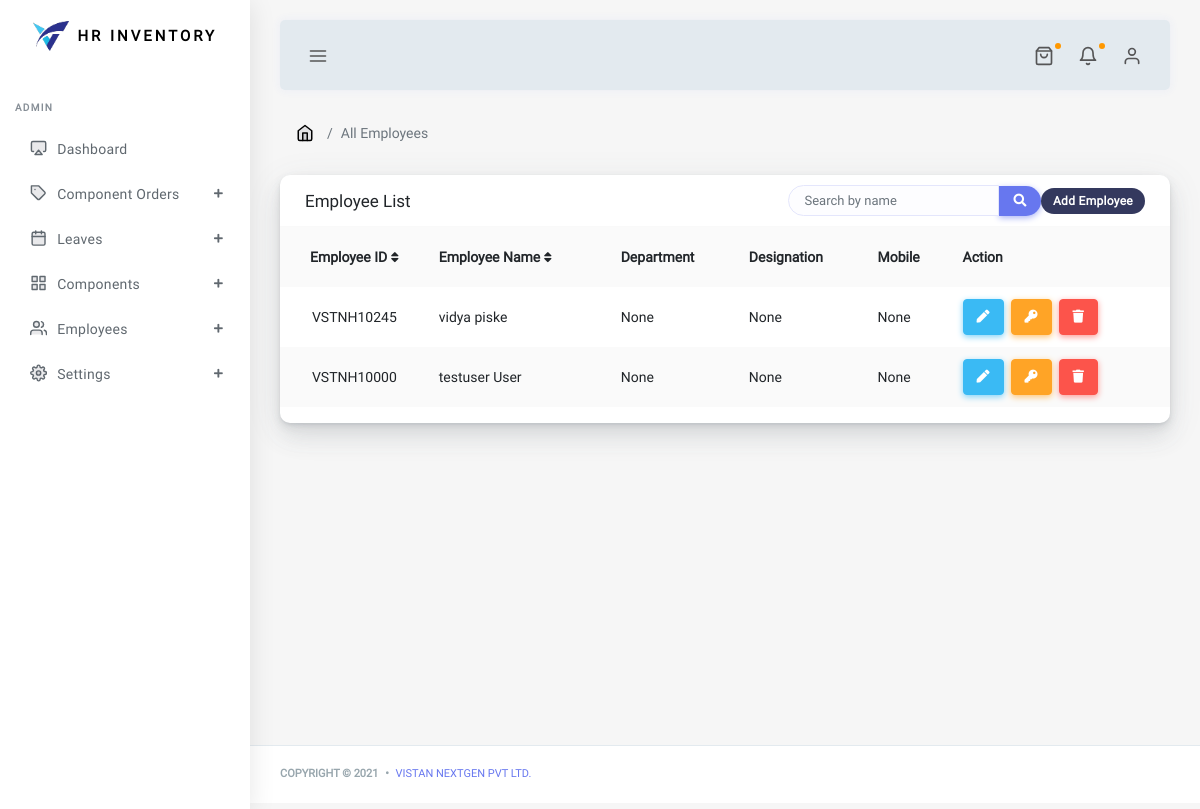
Before: /accounts/all-employees (signed in) with the older database file.
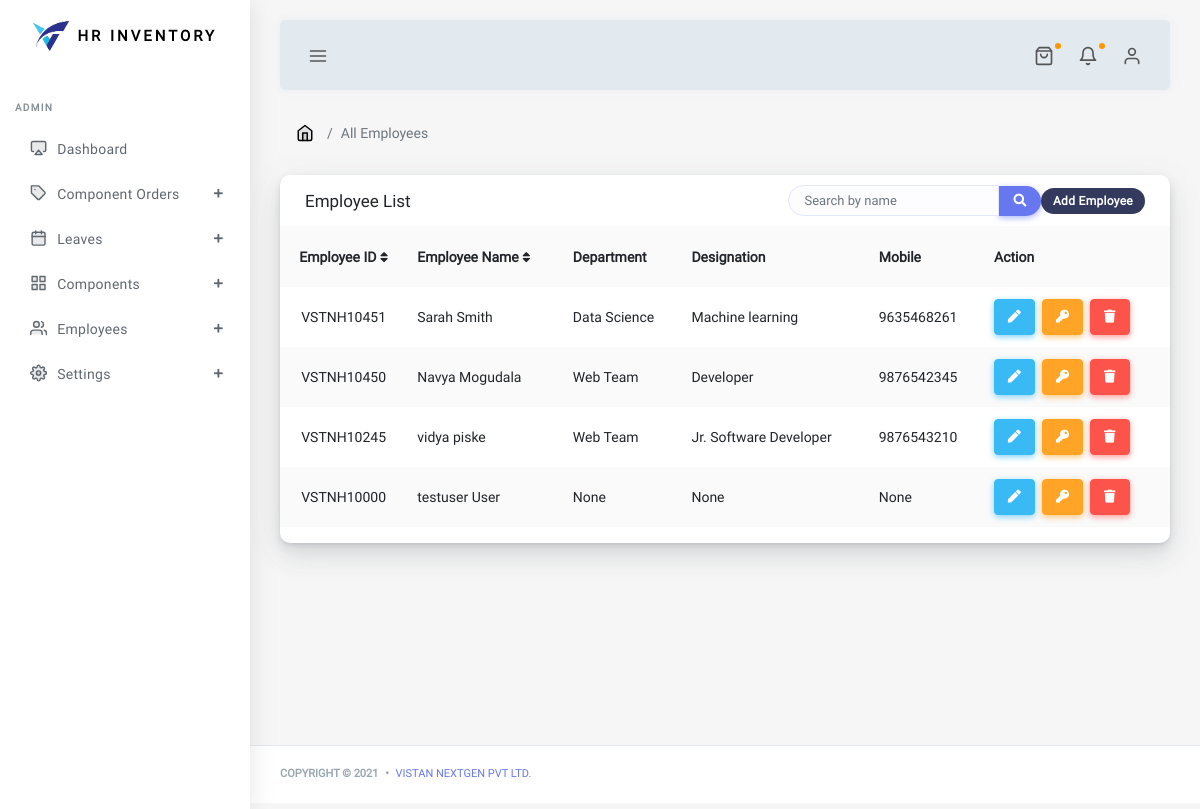
After: the same page with the newer database file.
### accounts/models.py (models this page shows)
class CustomUser(AbstractUser):
    employee_id = models.CharField(max_length = 10, null=True, blank=True)
    department = models.ForeignKey(Department, on_delete = models.CASCADE, null=True)
    mobile = models.CharField(max_length = 10, null=True, blank=True)
    gender = models.CharField(choices=gender_choices, max_length=10, default = 'male', null=True, blank=True)
    profile_pic = models.ImageField(upload_to = 'profil_images', null = True, blank = True, )
    date_of_joining = models.DateField(auto_now = True, null=True, blank=True)
    designation = models.CharField(max_length=25, null=True, blank=True)
    status = models.BooleanField(default = True)
    employee_leaves = models.IntegerField(blank=True, null=True, default = 20)
    class Meta:
        verbose_name = 'User'
        verbose_name = 'User'
        ordering = ('-id', )
    def __str__(self):
        return '{}'.format(self.first_name+" "+self.last_name)

class Department(models.Model):
    dept_name = models.CharField(max_length = 25)
    created_at = models.DateTimeField(auto_now_add=True)
    dept_description = models.TextField()
    dept_pic = models.ImageField(upload_to = 'Dept_profile_images', null = True, blank = True)
    class Meta:
        verbose_name = 'Department'
        verbose_name_plural = 'Departments'
        ordering = ('-id',)
    def __str__(self):
        return '{}'.format(self.dept_name)

### accounts/views.py (the view)
# urls.py: path('all-employees', views.allEmployees, name = 'all-employes'),
@staff_member_required(login_url='accounts:auth-login')
def allEmployees(request):
    emp = User.objects.filter(groups = 1)
    print(emp)
    return render(request, 'accounts/all_employees.html', {'emp':emp})

### accounts/templates/accounts/all_employees.html (shortened to what this page needs)
{% extends 'base.html' %}
{% load static %}
{% block content %}
      <div class="main-content">
        <section class="section">
          <ul class="breadcrumb breadcrumb-style ">
            <li class="breadcrumb-item">
              <a href="index-2.html">
                <i data-feather="home"></i></a>
            </li>
            <li class="breadcrumb-item active">All Employees</li>
          </ul>
          {% include 'accounts/emp_table.html' %}
        </section>
      </div>
    </div>
{% endblock %}

### accounts/templates/accounts/emp_table.html (shortened to what this page needs)
<div class="row">
              <div class="col-12">
                <div class="card">
                  <div class="card-header">
                    <h4>Employee List</h4>
                    <div class="card-header-form">
                      <form>
                        <div class="input-group">
                          <input type="text" class="form-control" placeholder="Search by name" id = "myInput" onkeyup="myFunction()">
                          <div class="input-group-btn">
                            <button class="btn btn-primary"><i class="fas fa-search"></i></button>
                          </div>
                          <a href="{% url 'accounts:auth-register' %}"><div class="badge badge-secondary">Add Employee</div></a>
                        </div>
                      </form>
                    </div>
                  </div>
                  <div class="table-responsive">
                  <div class="card-body p-0">
                      <table class="table table-striped" id = "myTable">
                        <tr>
                          <th class="text-center" onclick="sortTable(0)">Employee ID&nbsp;<i class="fas fa-sort"></i></th>
                          <th onclick="sortTable(1)">Employee Name&nbsp;<i class="fas fa-sort"></i></th>
                          <th>Department</th>
                          <th>Designation</th>
                          <th>Mobile</th>
                          <th>Action</th>
                        </tr>
                        {% for i in emp %}
                        <tr>
                              <td class="p-0 text-center">
                                  {{i.employee_id}}
                              </td>
                              <td>{{i.username}} {{i.last_name}}</td>
                              <td>{{i.department}}</td>
                              <td>{{i.designation}}</td>
                          <td>
                            {{i.mobile}}
                          </td>
                              <td>
                                <a class="btn btn-md btn-info" style="text-decoration: none;"
                                   href="{% url 'accounts:edit-employee' i.id %}"
                                  data-toggle="tooltip" data-placement="top"
                                  title="edit"
                                ><i class="fas fa-pen"></i> </a>&nbsp;
                                <a class="btn btn-md btn-warning" style="text-decoration: none;"
                                   href="{% url 'accounts:change-password' i.id %}"
                                  data-toggle="tooltip" data-placement="top"
                                  title="Change Password"
                                ><i class="fas fa-key"></i> </a>&nbsp;
                                <a class="btn btn-md btn-danger" style="text-decoration: none;"
                                   href="{% url 'accounts:delete-employee' i.id%}"
                                  data-toggle="tooltip" data-placement="top"
                                  title="Delete"
                                ><i class="fas fa-trash"></i> </a>&nbsp;
                              </td>
                        </tr>
                        {% endfor %}
                      </table>
                    </div>
                  </div>
                </div>
              </div>
</div>

Changed rows visible on the page:
added CustomUser: employee_id "VSTNH10451", username "Sarah", last_name "Smith", department "Data Science", designation "Machine learning", mobile "9635468261"
added CustomUser: employee_id "VSTNH10450", username "Navya", last_name "Mogudala", department "Web Team", designation "Developer", mobile "9876542345"
changed CustomUser "VSTNH10245": department "None" → "Web Team"; designation "None" → "Jr. Software Developer"; mobile "None" → "9876543210"
